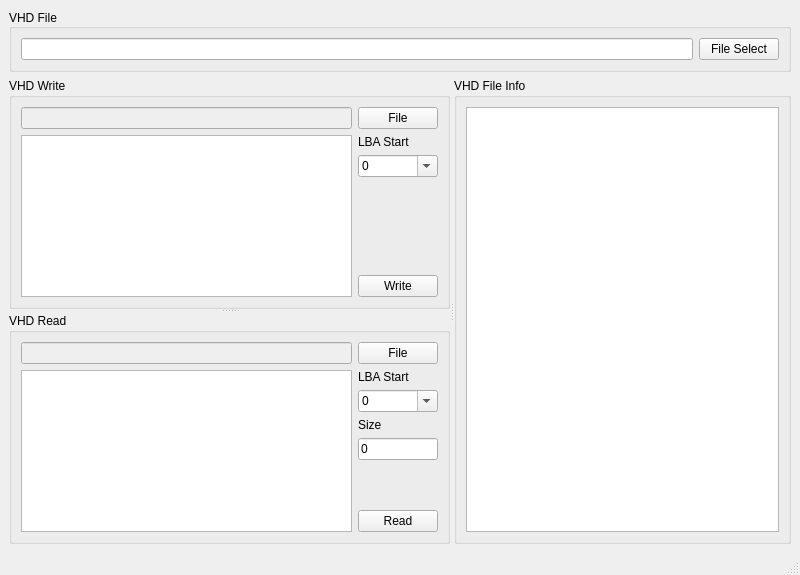
<?xml version="1.0" encoding="UTF-8"?>
<ui version="4.0">
 <class>MainWindow</class>
 <widget class="QMainWindow" name="MainWindow">
  <property name="geometry">
   <rect>
    <x>0</x>
    <y>0</y>
    <width>800</width>
    <height>575</height>
   </rect>
  </property>
  <property name="windowTitle">
   <string>VHDxGUI</string>
  </property>
  <widget class="QWidget" name="wgtMain">
   <property name="sizePolicy">
    <sizepolicy hsizetype="Maximum" vsizetype="Maximum">
     <horstretch>0</horstretch>
     <verstretch>0</verstretch>
    </sizepolicy>
   </property>
   <property name="autoFillBackground">
    <bool>true</bool>
   </property>
   <layout class="QGridLayout" name="gridLayout_4">
    <item row="0" column="0">
     <widget class="QGroupBox" name="gbVHDFile">
      <property name="sizePolicy">
       <sizepolicy hsizetype="Preferred" vsizetype="Fixed">
        <horstretch>0</horstretch>
        <verstretch>0</verstretch>
       </sizepolicy>
      </property>
      <property name="title">
       <string>VHD File</string>
      </property>
      <property name="alignment">
       <set>Qt::AlignLeading|Qt::AlignLeft|Qt::AlignVCenter</set>
      </property>
      <layout class="QHBoxLayout" name="horizontalLayout_3">
       <item>
        <widget class="QLineEdit" name="txtVHDFile">
         <property name="enabled">
          <bool>true</bool>
         </property>
         <property name="readOnly">
          <bool>true</bool>
         </property>
        </widget>
       </item>
       <item>
        <widget class="QPushButton" name="btnVHDFileSelect">
         <property name="text">
          <string>File Select</string>
         </property>
        </widget>
       </item>
      </layout>
     </widget>
    </item>
    <item row="1" column="0">
     <widget class="QSplitter" name="spLeftRight">
      <property name="orientation">
       <enum>Qt::Horizontal</enum>
      </property>
      <widget class="QSplitter" name="spLeftUpDown">
       <property name="sizePolicy">
        <sizepolicy hsizetype="Preferred" vsizetype="Preferred">
         <horstretch>0</horstretch>
         <verstretch>1</verstretch>
        </sizepolicy>
       </property>
       <property name="layoutDirection">
        <enum>Qt::LeftToRight</enum>
       </property>
       <property name="orientation">
        <enum>Qt::Vertical</enum>
       </property>
       <widget class="QGroupBox" name="gbWrite">
        <property name="title">
         <string>VHD Write</string>
        </property>
        <layout class="QGridLayout" name="gridLayout">
         <item row="0" column="0">
          <widget class="QLineEdit" name="txtWriteFile">
           <property name="enabled">
            <bool>false</bool>
           </property>
           <property name="readOnly">
            <bool>true</bool>
           </property>
          </widget>
         </item>
         <item row="1" column="0" rowspan="4">
          <widget class="QPlainTextEdit" name="txtWriteData"/>
         </item>
         <item row="3" column="2">
          <spacer name="vsWrite">
           <property name="orientation">
            <enum>Qt::Vertical</enum>
           </property>
           <property name="sizeHint" stdset="0">
            <size>
             <width>20</width>
             <height>84</height>
            </size>
           </property>
          </spacer>
         </item>
         <item row="1" column="1">
          <widget class="QLabel" name="lblLBAWriteStart">
           <property name="text">
            <string>LBA Start</string>
           </property>
          </widget>
         </item>
         <item row="4" column="1" colspan="2">
          <widget class="QPushButton" name="btnWrite">
           <property name="text">
            <string>Write</string>
           </property>
          </widget>
         </item>
         <item row="2" column="1" colspan="2">
          <widget class="QComboBox" name="cmbLBAWriteStart">
           <property name="sizePolicy">
            <sizepolicy hsizetype="Preferred" vsizetype="Fixed">
             <horstretch>0</horstretch>
             <verstretch>0</verstretch>
            </sizepolicy>
           </property>
           <property name="editable">
            <bool>true</bool>
           </property>
           <property name="currentText">
            <string>0</string>
           </property>
          </widget>
         </item>
         <item row="0" column="1" colspan="2">
          <widget class="QPushButton" name="btnWriteFileSelect">
           <property name="sizePolicy">
            <sizepolicy hsizetype="Preferred" vsizetype="Fixed">
             <horstretch>0</horstretch>
             <verstretch>0</verstretch>
            </sizepolicy>
           </property>
           <property name="text">
            <string>File</string>
           </property>
          </widget>
         </item>
        </layout>
       </widget>
       <widget class="QGroupBox" name="gbRead">
        <property name="title">
         <string>VHD Read</string>
        </property>
        <layout class="QGridLayout" name="gridLayout_3">
         <item row="0" column="0">
          <widget class="QLineEdit" name="txtReadFile">
           <property name="enabled">
            <bool>false</bool>
           </property>
           <property name="readOnly">
            <bool>true</bool>
           </property>
          </widget>
         </item>
         <item row="1" column="0" rowspan="6">
          <widget class="QPlainTextEdit" name="txtReadData"/>
         </item>
         <item row="1" column="1">
          <widget class="QLabel" name="lblLBAReadStart">
           <property name="text">
            <string>LBA Start</string>
           </property>
          </widget>
         </item>
         <item row="3" column="1">
          <widget class="QLabel" name="lblReadDataSize">
           <property name="text">
            <string>Size</string>
           </property>
          </widget>
         </item>
         <item row="4" column="1" colspan="2">
          <widget class="QLineEdit" name="txtReadDataSize">
           <property name="sizePolicy">
            <sizepolicy hsizetype="Ignored" vsizetype="Fixed">
             <horstretch>0</horstretch>
             <verstretch>0</verstretch>
            </sizepolicy>
           </property>
           <property name="text">
            <string>0</string>
           </property>
          </widget>
         </item>
         <item row="5" column="2">
          <spacer name="vsRead">
           <property name="orientation">
            <enum>Qt::Vertical</enum>
           </property>
           <property name="sizeHint" stdset="0">
            <size>
             <width>20</width>
             <height>22</height>
            </size>
           </property>
          </spacer>
         </item>
         <item row="6" column="1" colspan="2">
          <widget class="QPushButton" name="btnRead">
           <property name="text">
            <string>Read</string>
           </property>
          </widget>
         </item>
         <item row="2" column="1" colspan="2">
          <widget class="QComboBox" name="cmbLBAReadStart">
           <property name="editable">
            <bool>true</bool>
           </property>
           <property name="currentText">
            <string>0</string>
           </property>
          </widget>
         </item>
         <item row="0" column="1" colspan="2">
          <widget class="QPushButton" name="btnReadFileSelect">
           <property name="sizePolicy">
            <sizepolicy hsizetype="Preferred" vsizetype="Fixed">
             <horstretch>0</horstretch>
             <verstretch>0</verstretch>
            </sizepolicy>
           </property>
           <property name="text">
            <string>File</string>
           </property>
          </widget>
         </item>
        </layout>
       </widget>
      </widget>
      <widget class="QGroupBox" name="gbVHDFileInfo">
       <property name="sizePolicy">
        <sizepolicy hsizetype="Expanding" vsizetype="Expanding">
         <horstretch>0</horstretch>
         <verstretch>0</verstretch>
        </sizepolicy>
       </property>
       <property name="title">
        <string>VHD File Info</string>
       </property>
       <layout class="QGridLayout" name="gridLayout_2">
        <item row="0" column="0">
         <widget class="QTreeView" name="treeVHDFileInfo"/>
        </item>
       </layout>
      </widget>
     </widget>
    </item>
   </layout>
  </widget>
  <widget class="QMenuBar" name="menubar">
   <property name="geometry">
    <rect>
     <x>0</x>
     <y>0</y>
     <width>800</width>
     <height>23</height>
    </rect>
   </property>
  </widget>
  <widget class="QStatusBar" name="statusbar"/>
 </widget>
 <resources/>
 <connections/>
</ui>
